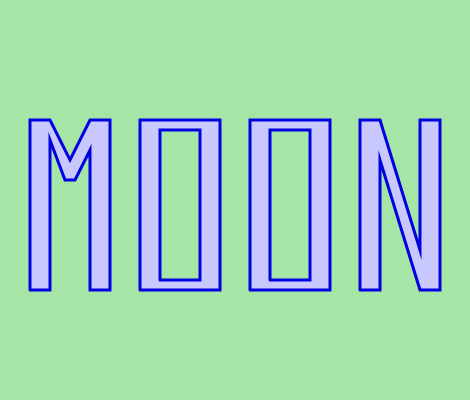
Frame 1 (no input)
Frame 60 (no input): identical to frame 1, image omitted
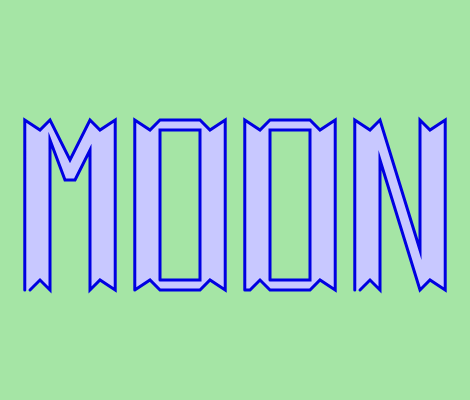
Frame 120 (the mouse pressed at the canvas centre since frame 60)

The p5.js sketch that drew these frames (run headless with seeded random() and noise() and a simulated clock; from frame 60 on, the mouse is pressed at the canvas centre):

// p5.js sketch
// ── sketch.js
function setup() {
  createCanvas(470, 400);
}

function draw() {
  background(220);

  const MsangwaX = mouseX / 45;
   const OgadaY = mouseY /20;
  

background('rgba(0,255,0, 0.25)');
  
  fill (200, 200, 255)
stroke (0,0, 225);
  strokeWeight (3)
 
  

  //M
  beginShape();
  vertex(30-MsangwaX,290);
  vertex(30-MsangwaX,120);
  vertex (40,120+OgadaY)
  vertex(50,120);
  vertex(70,160);
  vertex(90,120);
  vertex (100,120+OgadaY);
  vertex(110+MsangwaX,120);
  vertex(110+MsangwaX,290);
  vertex (100,290-OgadaY)
  vertex(90,290);
  vertex(90,150);
  vertex(75,180);
  vertex(65,180);
  vertex(50,140);
  vertex(50,290);
  vertex(50,290);
  vertex(40,290-OgadaY);
  vertex(30,290);
  endShape();
  
  //O 
  beginShape();
  vertex (140-MsangwaX,290)
  vertex (140-MsangwaX,120)
  vertex (150,120+OgadaY)
  vertex (160,120)
  vertex (200,120)
  vertex (210,120+OgadaY)
  vertex (220+MsangwaX,120)
  vertex (220+MsangwaX,290)
  vertex (210,290-OgadaY)
  vertex (200,290)
  vertex (160,290)
  vertex (150,290-OgadaY)
  vertex (140-MsangwaX,290)
  

   //O counter #1
  beginContour();
  vertex(160,280);
  vertex(200,280);
  vertex(200,130);
  vertex(160,130);         
  endContour();
  endShape();
  
  //O #2
  beginShape();
  vertex(250-MsangwaX,290)
  vertex(250-MsangwaX,120)
  vertex (260,120+OgadaY)
  vertex(270,120)
  vertex (310,120)
  vertex (320,120+OgadaY)
  vertex (330+MsangwaX,120)
  vertex (330+MsangwaX,290)
  vertex (320,290-OgadaY)
  vertex (310,290)
  vertex (270,290)
  vertex (260,290-OgadaY)
  vertex (250,290)
   //O counter #2
  beginContour();
  vertex(270,280);
  vertex(310,280);
  vertex(310,130);
  vertex(270,130);         
  endContour();
  endShape();
  
    //N 
  beginShape();
  vertex(360-MsangwaX,290);
  vertex(360-MsangwaX,120);
  vertex (370,120+OgadaY)
  vertex(380,120);
  vertex(420,250);  
  vertex(420,120);
  vertex (430,120+OgadaY);
  vertex(440+MsangwaX,120);
  vertex(440+MsangwaX,290);
  vertex (430,290-OgadaY)
  vertex(420,290);   
  vertex(380,160);
  vertex(380,290);
  vertex (370,290-OgadaY);
  vertex(360,290);   
  
  endShape();
  
  
   
}
